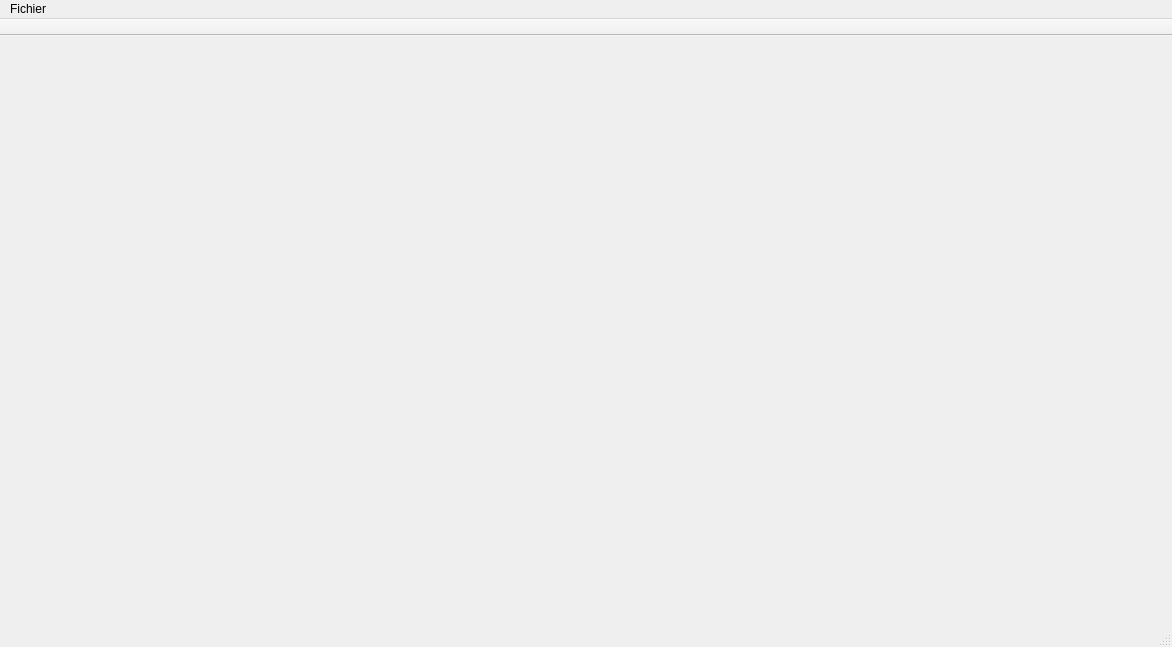
<?xml version="1.0" encoding="UTF-8"?>
<ui version="4.0">
 <class>MainWindow</class>
 <widget class="QMainWindow" name="MainWindow">
  <property name="geometry">
   <rect>
    <x>0</x>
    <y>0</y>
    <width>1172</width>
    <height>647</height>
   </rect>
  </property>
  <property name="windowTitle">
   <string>MainWindow</string>
  </property>
  <widget class="QWidget" name="centralWidget"/>
  <widget class="QMenuBar" name="menuBar">
   <property name="geometry">
    <rect>
     <x>0</x>
     <y>0</y>
     <width>1172</width>
     <height>25</height>
    </rect>
   </property>
   <widget class="QMenu" name="menuFichier">
    <property name="title">
     <string>Fichier</string>
    </property>
    <addaction name="actionImporter"/>
   </widget>
   <addaction name="menuFichier"/>
  </widget>
  <widget class="QToolBar" name="mainToolBar">
   <property name="movable">
    <bool>false</bool>
   </property>
   <attribute name="toolBarArea">
    <enum>TopToolBarArea</enum>
   </attribute>
   <attribute name="toolBarBreak">
    <bool>false</bool>
   </attribute>
  </widget>
  <widget class="QStatusBar" name="statusBar"/>
  <action name="actionImporter">
   <property name="text">
    <string>Importer</string>
   </property>
   <property name="shortcut">
    <string>Ctrl+I</string>
   </property>
  </action>
 </widget>
 <layoutdefault spacing="6" margin="11"/>
 <resources/>
 <connections/>
</ui>
